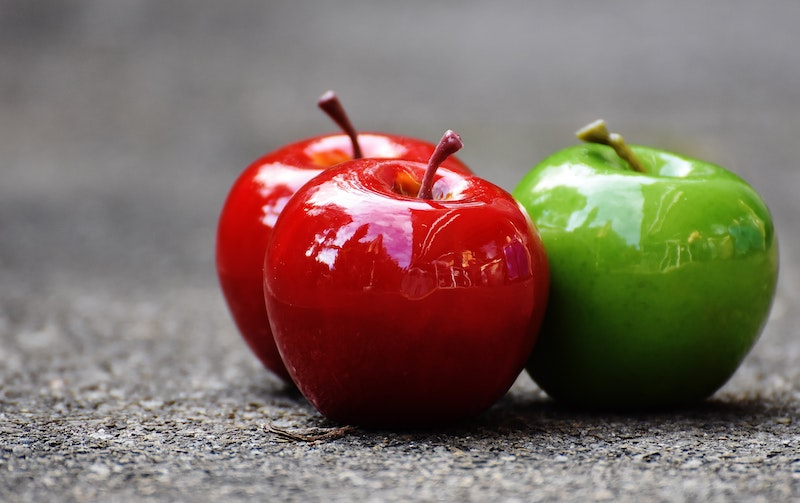
#> input picture section-2/data/test.jpg, 800 x 503 px
$ python manipulating_images.py
#> lines starting #> are read from the running program, lines starting #| are printed output that depends on the picture; after the words box and inside, x2 and y2 are one past the last pixel; in counts of white or black regions, pixels touching at a corner belong together
'''
A simple program to demonstrate how to manipulate
image properties using OpenCV
'''
import cv2

filename = 'data/test.jpg'
img = cv2.imread(filename)
#> img is the input picture: shape (503, 800, 3); mean B, G, R 100.8, 109.9, 127.3

# convert the image to a grayscale image
grayscale = cv2.cvtColor(img, cv2.COLOR_BGR2GRAY)
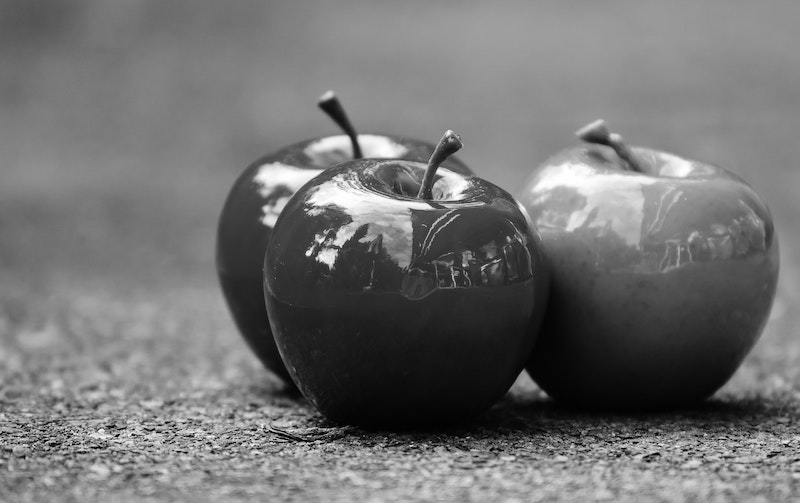
#> grayscale: shape (503, 800); min 0, max 255, mean 114.1

# convert the image to a HSV image
hsv = cv2.cvtColor(img, cv2.COLOR_BGR2HSV)
#> hsv: shape (503, 800, 3); mean H, S, V 81.1, 75.2, 132.2

# convert the gray image to a binary image
ret, binary = cv2.threshold(grayscale, 70, 255, cv2.THRESH_BINARY)
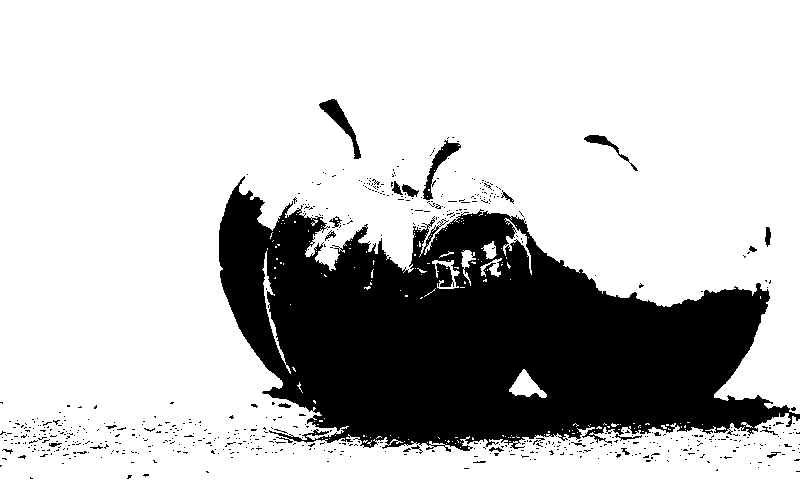
#> binary: shape (503, 800); 76.7% white; 631 black regions (607 under 20 px), largest, box (x1, y1, x2, y2) and area: (219, 176, 800, 452) 89445, (319, 99, 361, 159) 630, (423, 140, 461, 200) 552

# display the images
cv2.imshow("Original", img)
cv2.imshow("Grayscale", grayscale)
cv2.imshow("HSV", hsv)
cv2.imshow("Binary", binary)

# # resizing an image
# resized = cv2.resize(img, (400, 400))
# cv2.imshow("Resized", resized)

# # saving an image
# out = 'data/converted.jpg'
# cv2.imwrite(out, resized)

# Wait until the user closes the window
cv2.waitKey(0)

# destory all windows created by OpenCV
cv2.destroyAllWindows()
